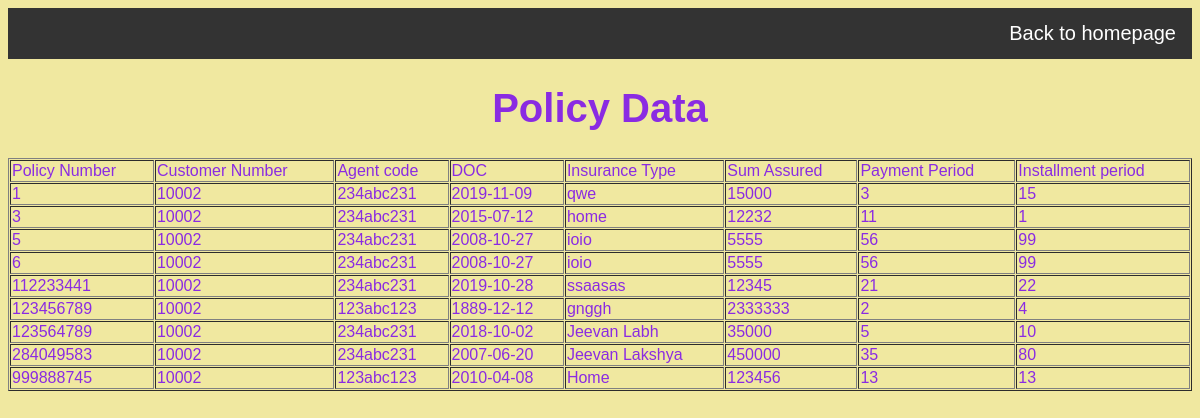
The page /policy/modified1.php on the database its author committed.
### tables this page shows
CREATE TABLE `policy_data` (
  `Policy_Num` int(15) NOT NULL,
  `Customer_Num` bigint(10) NOT NULL,
  `Agent_code` varchar(10) NOT NULL,
  `DOC` date NOT NULL,
  `Product` varchar(50) NOT NULL,
  `Sum_Assured` int(10) NOT NULL,
  `Pay_Period` int(2) NOT NULL,
  `Ins_Period` int(2) NOT NULL
);

### policy/modified1.php (the view)
<?php
include "../connection.php";
$sql = "select * from policy_data";
$result = mysqli_query($conn,$sql);
?>
<html>
    <body>
		<link href = "registration.css" type = "text/css" rel = "stylesheet" />
		<link href = "../style.css" type = "text/css" rel = "stylesheet" />
		<ul>
			<li style="float:right;"><a href="../home.php"> Back to homepage</a></li>
		</ul>
		<h1><center>Policy Data</center></h1>
		<table width = "100%" border = "1" cellspacing = "1" cellpadding = "1">
            <tr>
                <td>Policy Number</td>
                <td>Customer Number</td>
                <td>Agent code</td>
                <td>DOC</td>
                <td>Insurance Type</td>
                <td>Sum Assured</td>
                <td>Payment Period</td>
                <td>Installment period</td>
            </tr>
	<?php
		while($row = mysqli_fetch_object($result)){
	?>
			<tr>
				<td>
					<?php echo $row->Policy_Num;?>
				</td>
				<td>
					<?php echo $row->Customer_Num;?>
				</td>
				<td>
					<?php echo $row->Agent_code;?>
				</td>
				<td>
					<?php echo $row->DOC;?>
				</td>
				<td>
					<?php echo $row->Product;?>
				</td>
				<td>
					<?php echo $row->Sum_Assured;?>
				</td>
				<td>
					<?php echo $row->Pay_Period;?>
				</td>
				<td>
					<?php echo $row->Ins_Period;?>
				</td>
			</tr>
		<?php } ?>
        </table>
    </body>
</html>

### policy/registration.css (style rules this page uses)
body { color: #8A2BE2; font-size: 20px; font-family: Verdana, Arial, Helvetica, monospace; background-color: #F0E8A0; }

### style.css (style rules this page uses)
ul { list-style-type: none; margin: 0; padding: 0; overflow: hidden; background-color: #333; }
li { float: left; border-right:1px solid #bbb; }
li:last-child { border-right: none; }
li a { display: block; color: white; text-align: center; padding: 14px 16px; text-decoration: none; }

### rows shown on the page
policy_data: Policy_Num "1", Customer_Num "10002", Agent_code "234abc231", DOC "2019-11-09", Product "qwe", Sum_Assured "15000", Pay_Period "3", Ins_Period "15"
policy_data: Policy_Num "3", Customer_Num "10002", Agent_code "234abc231", DOC "2015-07-12", Product "home", Sum_Assured "12232", Pay_Period "11", Ins_Period "1"
policy_data: Policy_Num "5", Customer_Num "10002", Agent_code "234abc231", DOC "2008-10-27", Product "ioio", Sum_Assured "5555", Pay_Period "56", Ins_Period "99"
policy_data: Policy_Num "6", Customer_Num "10002", Agent_code "234abc231", DOC "2008-10-27", Product "ioio", Sum_Assured "5555", Pay_Period "56", Ins_Period "99"
policy_data: Policy_Num "112233441", Customer_Num "10002", Agent_code "234abc231", DOC "2019-10-28", Product "ssaasas", Sum_Assured "12345", Pay_Period "21", Ins_Period "22"
policy_data: Policy_Num "123456789", Customer_Num "10002", Agent_code "123abc123", DOC "1889-12-12", Product "gnggh", Sum_Assured "2333333", Pay_Period "2", Ins_Period "4"
policy_data: Policy_Num "123564789", Customer_Num "10002", Agent_code "234abc231", DOC "2018-10-02", Product "Jeevan Labh", Sum_Assured "35000", Pay_Period "5", Ins_Period "10"
policy_data: Policy_Num "284049583", Customer_Num "10002", Agent_code "234abc231", DOC "2007-06-20", Product "Jeevan Lakshya", Sum_Assured "450000", Pay_Period "35", Ins_Period "80"
policy_data: Policy_Num "999888745", Customer_Num "10002", Agent_code "123abc123", DOC "2010-04-08", Product "Home", Sum_Assured "123456", Pay_Period "13", Ins_Period "13"
